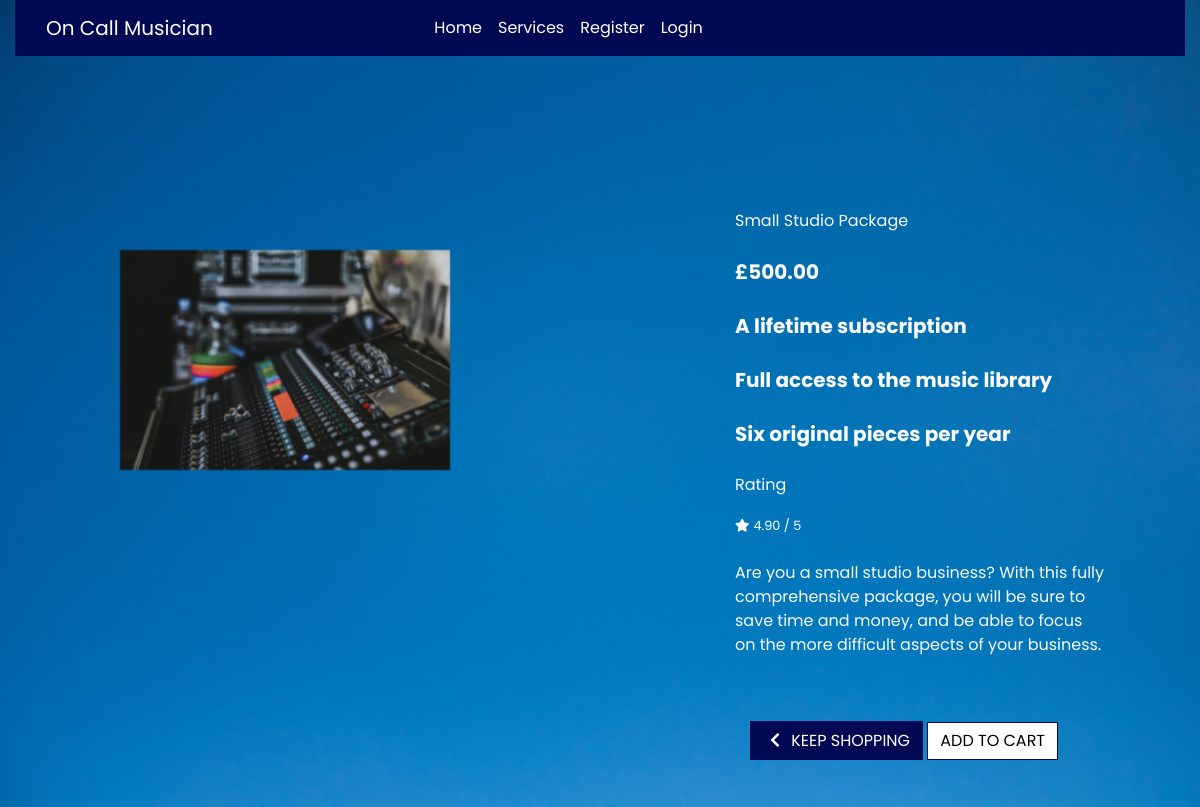
Page /services/2/ on the committed database.
### services/models.py (models this page shows, shortened)
class Service(models.Model):
    name = models.CharField(max_length=254)
    description = models.TextField(max_length=400)
    price = models.DecimalField(max_digits=6, decimal_places=2)
    subscription = models.CharField(max_length=254, default='Subscription')
    access = models.CharField(max_length=254, default='Access')
    original_music = models.CharField(max_length=254, default='Original Music')
    rating = models.DecimalField(max_digits=6, decimal_places=2, null=True,
                                 blank=True)
    image_url = models.URLField(max_length=1024, null=True, blank=True)
    image = models.ImageField(null=True, blank=True)

### services/views.py (the view)
# urls.py: path('<int:service_id>/', views.service_detail, name='service_detail'),
def service_detail(request, service_id):
    service = get_object_or_404(Service, pk=service_id)
    context = {
        'service': service,
    }
    return render(request, 'services/service_detail.html', context)

### cart/contexts.py (called while the page is built, shortened)
def cart_contents(request):
    cart_items = []
    total = 0
    service_count = 0
    discount = 0
    cart = request.session.get('cart', {})
    if total < settings.TEN_PERCENT_DISCOUNT:
        discount = total * Decimal(settings.SINGLE_PRODUCT_COUNT)
        discount_delta = settings.TEN_PERCENT_DISCOUNT - total
    else:
        discount = 0
        discount_delta = 0
    grand_total = discount + total
    context = {
        'cart_items': cart_items,
        'total': total,
        'service_count': service_count,
        'discount': discount,
        'discount_delta': discount_delta,
        'ten_percent_discount': settings.TEN_PERCENT_DISCOUNT,
        'grand_total': grand_total,
    }
    return context

### services/templates/services/service_detail.html (shortened to what this page needs)
{% extends "base.html" %}
{% load static %}
{% block content %}
<div class="overlay"></div>
<div class="container-fluid image-container">
    <div class="col-12 col-md-6 col-lg-4 offset-lg-2">
        <div class=" my-5 ">
            {% if service.image %}
            <a href="{{ service.image.url }}" target="_blank">
                <img class="detail-img col-sm-12" src="{{ service.image.url }}" alt="{{ service.name }}">
            </a>
            {% else %}
            <a href="">
                <img class="detail-img" src="{{ MEDIA_URL }}noimage.png" alt="{{ service.name }}">
            </a>
            {% endif %}
        </div>
    </div>
</div>
<div class="service-details-container col-12 col-md-6 col-lg-4 col-sm-12">
    <div class=" mb-5 mt-md-5">
        <p class="mb-0">{{ service.name }}</p><br>
        <p class="lead mb-0 text-left font-weight-bold">£{{ service.price }}</p><br>
        <p class="lead mb-0 text-left font-weight-bold">{{ service.subscription }}</p><br>
        <p class="lead mb-0 text-left font-weight-bold">{{ service.access }}</p><br>
        <p class="lead mb-0 text-left font-weight-bold">{{ service.original_music }}</p><br>
        {% if service.rating %}
        <p>Rating</p>
        <small class="text-white"><i class="fas fa-star mr-1"></i>{{ service.rating }} / 5</small><br>
        {% else %}
        <small class="text-white">No Rating</small>
        {% endif %}<br>
        <p class="mb-0">{{ service.description }}</p>
        <div class="col-12">
            <form class="form" action="{% url 'add_to_cart' service.id %}" method="POST">
                <div class="form-row">
                    <div class="col-12">
                    </div>
                    <div class="col-12">
                        <a href="{% url 'services' %}" class="btn btn-blue rounded-0 mt-5">
                            <span class="icon">
                                <i class="fas fa-chevron-left"></i>
                            </span>
                            <span class="text-uppercase">Keep Shopping</span>
                        </a>
                        <input type="submit" class="btn btn-outline-blue rounded-0 text-uppercase mt-5"
                            value="Add to Cart">
                    </div>
                </div>
            </form>
        </div>
    </div>
</div>
    {% endblock %}

### static/css/base.css (style rules this page uses)
html { height: 100%; }
body { background: url('/media/hannah-troupe-wL_w5t_OKtI-unsplash.jpg') no-repeat center center fixed; background-size: cover; color: rgb(250, 250, 250); font-family: 'Poppins', sans-serif; }
.overlay { height: 100%; width: 100%; top: 0; left: 0; position: fixed; background-image: url(/media/overlay.png); background-size: cover; z-index: -1; }
.icon { align-items: center; display: inline-flex; justify-content: center; height: 1.5rem; width: 1.5rem; }
.btn-blue { background: rgb(1, 9, 82); color: white; }
.btn-outline-blue { background: white; color: black !important; border: 1px solid rgb(1, 9, 82); }
.image-container { position: absolute; right: 10%; top: 30%; }
.detail-img { min-width: 100%; max-width: 500px; }
.service-details-container { position: absolute; left: 60%; top: 1%; }
.text-white { color: rgb(255, 255, 255) !important; }
@media (min-width: 992px) { .image-container { position: absolute; top: 25%; } }
@media (min-width: 992px) { .service-details-container { position: absolute; top: 20%; } }

### rows in the picture
Service: image (picture), name "Small Studio Package", price "500.00", subscription "A lifetime subscription", access "Full access to the music library", original_music "Six original pieces per year", rating "4.90", description "Are you a small studio business? With this fully comprehensive package, you will be sure to save time and money, and be able to focus on the more difficult aspects of your business."
